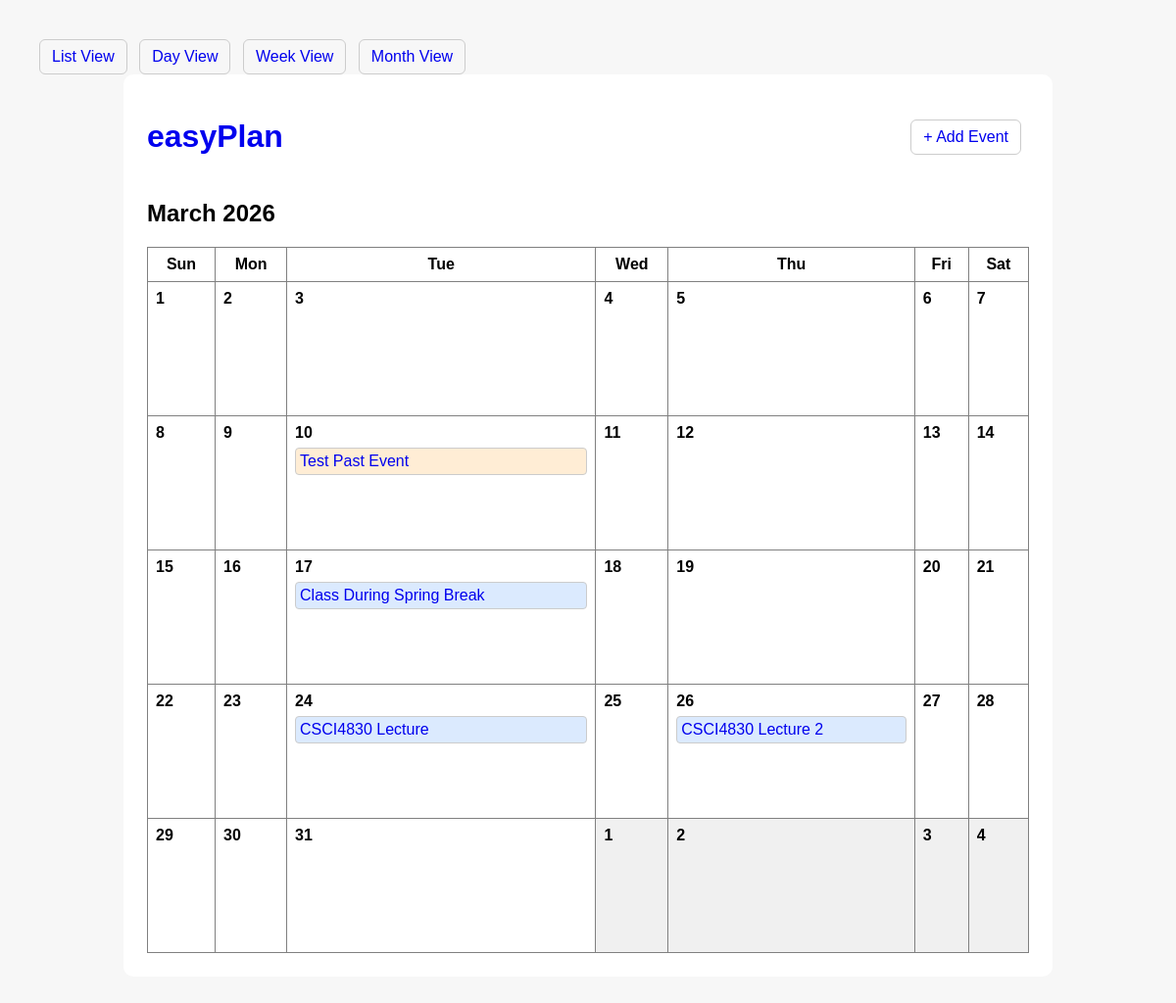
Screenshot of /calendar/month/2026/3/ with the database file from the repository.
### events/models.py (models this page shows, shortened)
class Event(models.Model):
    CATEGORY_CHOICES = [
        ("school", "School"),
        ("work", "Work"),
        ("personal", "Personal"),
    ]
    title = models.CharField(max_length=200)
    description = models.TextField(blank=True)
    start_datetime = models.DateTimeField()
    end_datetime = models.DateTimeField()
    location = models.CharField(max_length=200, blank=True)
    category = models.CharField(max_length=20, choices=CATEGORY_CHOICES, default="personal")
    is_cancelled = models.BooleanField(default=False, verbose_name="Cancel Event")
    created_at = models.DateTimeField(auto_now_add=True)
    updated_at = models.DateTimeField(auto_now=True)
    class Meta:
        ordering = ["start_datetime"]

### events/views.py (the view)
# urls.py: path("calendar/month/<int:year>/<int:month>/", MonthView.as_view(), name="month_view"),
class MonthView(TemplateView):
    template_name = "events/month_view.html"
    def get_context_data(self, **kwargs):
        context = super().get_context_data(**kwargs)
        year = int(self.kwargs["year"])
        month = int(self.kwargs["month"])
        cal = calendar.Calendar(firstweekday=6)  # Sunday start
        month_days = cal.monthdatescalendar(year, month)
        start_date = month_days[0][0]
        end_date = month_days[-1][-1]
        events = Event.objects.filter(
            start_datetime__date__range=[start_date, end_date]
        ).order_by("start_datetime")
        weeks = []
        for week in month_days:
            week_data = []
            for day_obj in week:
                day_events = [event for event in events if timezone.localtime(event.start_datetime).date() == day_obj]
                week_data.append({
                    "date": day_obj,
                    "in_month": day_obj.month == month,
                    "events": day_events,
                })
            weeks.append(week_data)
        context["year"] = year
        context["month"] = month
        context["month_name"] = calendar.month_name[month]
        context["weeks"] = weeks
        return context

### events/context_processors.py (called while the page is built)
def today_date(request):
    return {
        "today": timezone.localdate()
    }

### events/templates/events/month_view.html
{% extends "events/base.html" %}
{% block content %}
<h2>{{ month_name }} {{ year }}</h2>
<table border="1" cellpadding="8" style="width:100%; border-collapse: collapse;">
    <tr>
        <th>Sun</th>
        <th>Mon</th>
        <th>Tue</th>
        <th>Wed</th>
        <th>Thu</th>
        <th>Fri</th>
        <th>Sat</th>
    </tr>
    {% for week in weeks %}
    <tr>
        {% for day in week %}
        <td style="vertical-align: top; height: 120px; {% if not day.in_month %}background:#f0f0f0;{% endif %}">
            <strong>{{ day.date.day }}</strong>
            {% for event in day.events %}
                <div class="category-{{ event.category }}" style="margin-top: 6px; padding: 4px; border: 1px solid #ccc; border-radius: 4px;">
                    <a href="{% url 'event_detail' event.pk %}">{{ event.title }}</a>
                </div>
            {% endfor %}
        </td>
        {% endfor %}
    </tr>
    {% endfor %}
</table>
{% endblock %}

### events/templates/events/base.html (style rules this page uses)
body { font-family: Arial, sans-serif; margin: 40px; background: #f7f7f7; }
a { text-decoration: none; }
.category-school { background: #dbeafe; border-left: 6px solid #2563eb; }
.category-personal { background: #ffedd5; border-left: 6px solid #ea580c; }

### rows the page displays
Event: title "Test Past Event"
Event: title "Class During Spring Break"
Event: title "CSCI4830 Lecture"
Event: title "CSCI4830 Lecture 2"

### other values shown
{{ month_name }} "March"
{{ year }} "2026"
{{ day.date.day }} "1" "2" "3" "4" "5" "6" "7" "8" "9" "10" "11" "12" "13" "14" "15" "16" "17" "18" "19" "20" "21" "22" "23" "24" "25" "26" "27" "28" "29" "30" "31" "1" "2" "3" "4"
